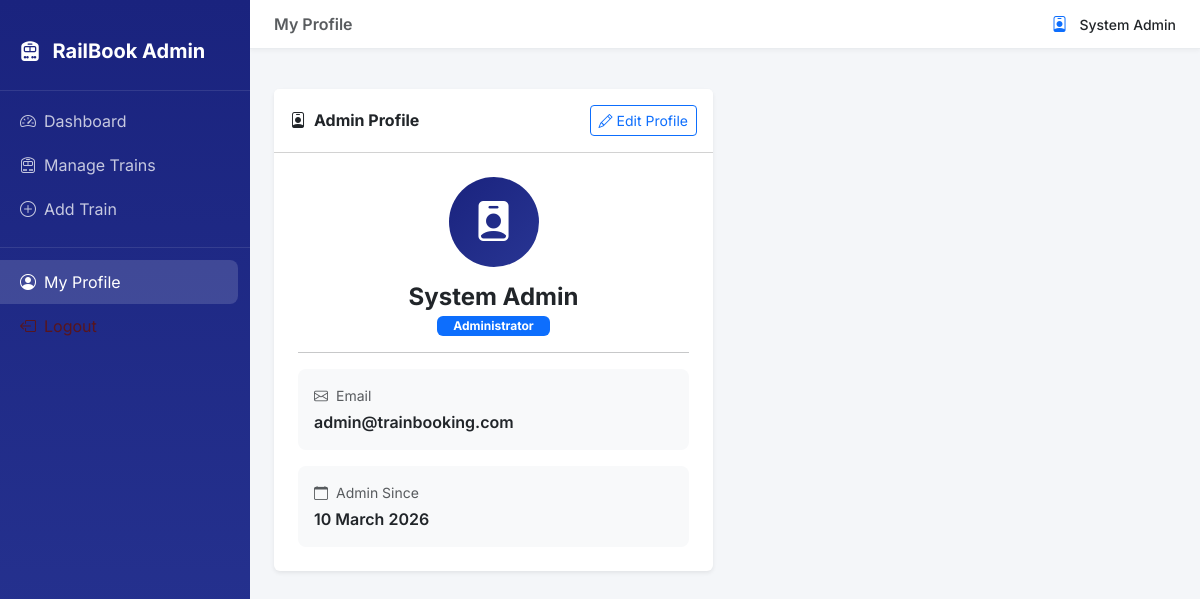
The app's page /admin/profile (signed in) with its own data.
### models/admin.py (models this page shows, shortened)
class Admin(db.Model):
    __tablename__ = 'admins'
    id            = db.Column(db.Integer, primary_key=True)
    full_name     = db.Column(db.String(100), nullable=False)
    email         = db.Column(db.String(150), unique=True, nullable=False, index=True)
    password_hash = db.Column(db.String(255), nullable=False)
    created_at    = db.Column(db.DateTime, default=datetime.utcnow)

### routes/admin.py (the view)
@admin_bp.route('/profile')
@admin_required
def admin_profile():
    admin = get_current_admin()
    return render_template('admin/profile.html', admin=admin)

### routes/admin.py (called while the page is built)
def admin_required(f):
    @wraps(f)
    def decorated(*args, **kwargs):
        if 'admin_id' not in session:
            flash('Please log in as admin to access this page.', 'warning')
            return redirect(url_for('admin_bp.admin_login'))
        return f(*args, **kwargs)
    return decorated

def get_current_admin():
    return Admin.query.get(session.get('admin_id'))

### templates/admin/profile.html (shortened to what this page needs)
{% extends 'admin/base_admin.html' %}
{% block page_title %}My Profile{% endblock %}
{% block content %}
<div class="row">
    <div class="col-lg-6">
        <div class="card border-0 shadow-sm">
            <div class="card-header bg-white py-3 d-flex justify-content-between align-items-center">
                <h6 class="mb-0 fw-bold"><i class="bi bi-person-badge me-2"></i>Admin Profile</h6>
                <a href="{{ url_for('admin_bp.admin_edit_profile') }}" class="btn btn-sm btn-outline-primary">
                    <i class="bi bi-pencil me-1"></i>Edit Profile
                </a>
            </div>
            <div class="card-body p-4 text-center">
                <div class="profile-avatar mx-auto mb-3"
                    style="background: linear-gradient(135deg, #1a237e, #283593); color:#fff;">
                    <i class="bi bi-person-badge-fill fs-1"></i>
                </div>
                <h4 class="fw-bold mb-0">{{ admin.full_name }}</h4>
                <span class="badge bg-primary mt-1 px-3">Administrator</span>
                <hr />
                <div class="text-start">
                    <div class="row g-3">
                        <div class="col-12">
                            <div class="p-3 bg-light rounded-3">
                                <div class="text-muted small mb-1"><i class="bi bi-envelope me-2"></i>Email</div>
                                <div class="fw-semibold">{{ admin.email }}</div>
                            </div>
                        </div>
                        <div class="col-12">
                            <div class="p-3 bg-light rounded-3">
                                <div class="text-muted small mb-1"><i class="bi bi-calendar me-2"></i>Admin Since</div>
                                <div class="fw-semibold">{{ admin.created_at.strftime('%d %B %Y') }}</div>
                            </div>
                        </div>
                    </div>
                </div>
            </div>
        </div>
    </div>
</div>
{% endblock %}

### templates/admin/base_admin.html (shortened to what this page needs)
<!DOCTYPE html>
<html lang="en">
<head>
    <link rel="stylesheet" href="https://cdn.jsdelivr.net/npm/bootstrap@5.3.2/dist/css/bootstrap.min.css" />
    <link rel="stylesheet" href="https://cdn.jsdelivr.net/npm/bootstrap-icons@1.11.3/font/bootstrap-icons.css" />
    <link rel="stylesheet" href="{{ url_for('static', filename='css/style.css') }}" />
</head>
<body>
    <nav class="admin-sidebar">
        <div class="brand">
            <i class="bi bi-train-front-fill me-2 fs-5"></i>
            <span class="fw-bold fs-5">RailBook Admin</span>
        </div>
        <ul class="nav flex-column mt-2">
            <li class="nav-item">
                <a class="nav-link {% if request.endpoint == 'admin_bp.dashboard' %}active{% endif %}"
                    href="{{ url_for('admin_bp.dashboard') }}">
                    <i class="bi bi-speedometer2 me-2"></i>Dashboard
                </a>
            </li>
            <li class="nav-item">
                <a class="nav-link {% if request.endpoint in ['admin_bp.view_trains', 'admin_bp.add_train', 'admin_bp.edit_train'] %}active{% endif %}"
                    href="{{ url_for('admin_bp.view_trains') }}">
                    <i class="bi bi-train-front me-2"></i>Manage Trains
                </a>
            </li>
            <li class="nav-item">
                <a class="nav-link {% if request.endpoint == 'admin_bp.add_train' %}active{% endif %}"
                    href="{{ url_for('admin_bp.add_train') }}">
                    <i class="bi bi-plus-circle me-2"></i>Add Train
                </a>
            </li>
            <li class="nav-item mt-3" style="border-top: 1px solid rgba(255,255,255,0.1); padding-top: 12px;">
                <a class="nav-link {% if request.endpoint == 'admin_bp.admin_profile' %}active{% endif %}"
                    href="{{ url_for('admin_bp.admin_profile') }}">
                    <i class="bi bi-person-circle me-2"></i>My Profile
                </a>
            </li>
            <li class="nav-item">
                <a class="nav-link text-danger-emphasis" href="{{ url_for('admin_bp.admin_logout') }}">
                    <i class="bi bi-box-arrow-left me-2"></i>Logout
                </a>
            </li>
        </ul>
    </nav>
    <div class="admin-main">
        <div class="admin-topbar d-flex justify-content-between align-items-center">
            <span class="fw-semibold text-muted">
                {% block page_title %}Admin Panel{% endblock %}
            </span>
            <div class="d-flex align-items-center gap-2">
                <i class="bi bi-person-badge text-primary me-1"></i>
                <span class="small fw-medium">{{ session.get('admin_name', 'Admin') }}</span>
            </div>
        </div>
        <div class="px-4 pt-3">
        </div>
        <div class="admin-content">
            {% block content %}{% endblock %}
        </div>
    </div>
</body>
</html>

### static/css/style.css (style rules this page uses)
:root { --primary: #1a237e; --primary-light: #3949ab; --accent: #ff6f00; --accent-hover: #e65100; --success: #2e7d32; --surface: #ffffff; --bg: #f4f6f9; --text: #212529; --muted: #6c757d; --border: #dee2e6; --shadow: 0 2px 16px rgba(0, 0, 0, 0.08); --radius: 12px; --radius-sm: 8px; --font: 'Inter', sans-serif; }
*, *::before, *::after { box-sizing: border-box; }
body { font-family: var(--font); background: var(--bg); color: var(--text); min-height: 100vh; display: flex; flex-direction: column; }
h1, h2, h3, h4, h5, h6 { font-weight: 600; }
.profile-avatar { width: 90px; height: 90px; background: linear-gradient(135deg, var(--primary), var(--primary-light)); border-radius: 50%; display: flex; align-items: center; justify-content: center; color: #fff; }

### templates/admin/base_admin.html (style rules this page uses)
body { font-family: 'Inter', sans-serif; background: #f4f6f9; }
.admin-sidebar { min-height: 100vh; width: 250px; background: linear-gradient(180deg, #1a237e 0%, #283593 100%); position: fixed; top: 0; left: 0; z-index: 1000; padding-top: 20px; transition: transform 0.3s; }
.admin-sidebar .brand { color: #fff; padding: 16px 20px 24px; border-bottom: 1px solid rgba(255, 255, 255, 0.1); }
.admin-sidebar .nav-link { color: rgba(255, 255, 255, 0.75); padding: 10px 20px; border-radius: 0 8px 8px 0; margin-right: 12px; transition: all 0.2s; }
.admin-sidebar .nav-link:hover, .admin-sidebar .nav-link.active { color: #fff; background: rgba(255, 255, 255, 0.15); }
.admin-sidebar .nav-link i { width: 22px; }
.admin-main { margin-left: 250px; min-height: 100vh; }
.admin-topbar { background: #fff; border-bottom: 1px solid #e9ecef; padding: 12px 24px; box-shadow: 0 2px 4px rgba(0, 0, 0, 0.04); }
.admin-content { padding: 24px; }

### records on screen
Admin: get "System Admin", full_name "System Admin", email "admin@trainbooking.com", created_at "10 March 2026"
